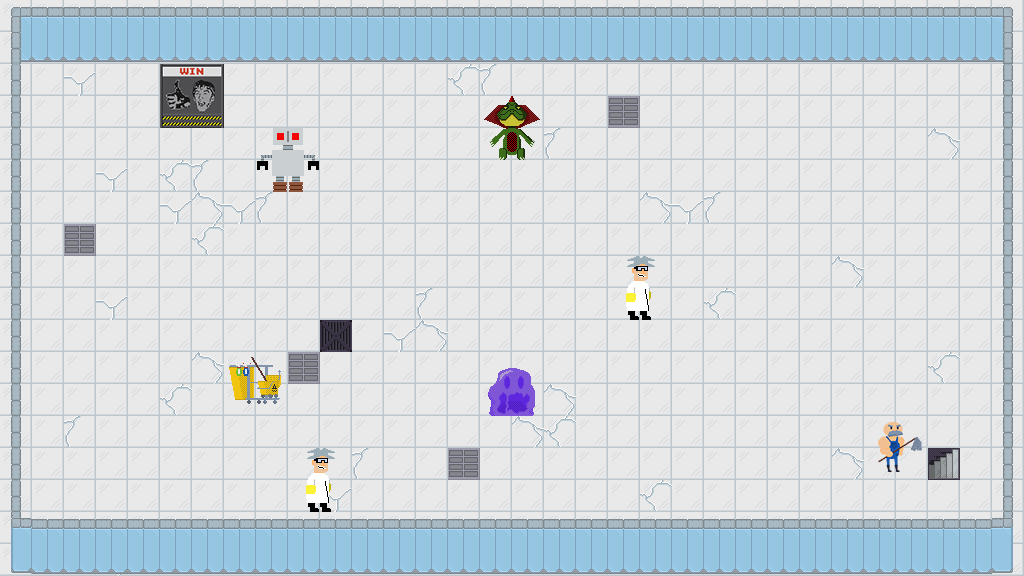

The image is a tile-based game level rendered from a .tmx file. Its description and source (layers, tilesets, objects; grid data summarised) follow:
An orthogonal 32x18 tile map with 32x32 px tiles, 6 tile layers (tiles, mop cart, goal door, characters, ...), 10 tilesets.

<map version="1.0" tiledversion="1.1.4" orientation="orthogonal" renderorder="left-down" width="32" height="18" tilewidth="32" tileheight="32" infinite="0" nextobjectid="1">
 <tileset firstgid="1" source="tiles.tsx" />
 <tileset firstgid="9" source="mop-cart.tsx" />
 <tileset firstgid="10" source="goaldoor.tsx" />
 <tileset firstgid="11" source="joe.tsx" />
 <tileset firstgid="12" source="wallsh.tsx" />
 <tileset firstgid="18" source="wallv.tsx" />
 <tileset firstgid="19" source="robot.tsx" />
 <tileset firstgid="20" source="slime.tsx" />
 <tileset firstgid="21" source="scientist.tsx" />
 <tileset firstgid="22" source="lizard.tsx" />
 <layer name="tiles" width="32" height="18">
  <data>[576 cells, 576 non-empty, 8 distinct tile ids]</data>
 </layer>
 <layer name="mop cart" width="32" height="18">
  <data>[576 cells, 1 non-empty, 1 distinct tile ids]</data>
 </layer>
 <layer name="goal door" width="32" height="18">
  <data>[576 cells, 1 non-empty, 1 distinct tile ids]</data>
 </layer>
 <layer name="characters" width="32" height="18">
  <data>[576 cells, 6 non-empty, 5 distinct tile ids]</data>
 </layer>
 <layer name="vertical walls" width="32" height="18">
  <data>[576 cells, 28 non-empty, 1 distinct tile ids]</data>
 </layer>
 <layer name="horizontal walls" width="32" height="18">
  <data>[576 cells, 64 non-empty, 5 distinct tile ids]</data>
 </layer>
</map>
